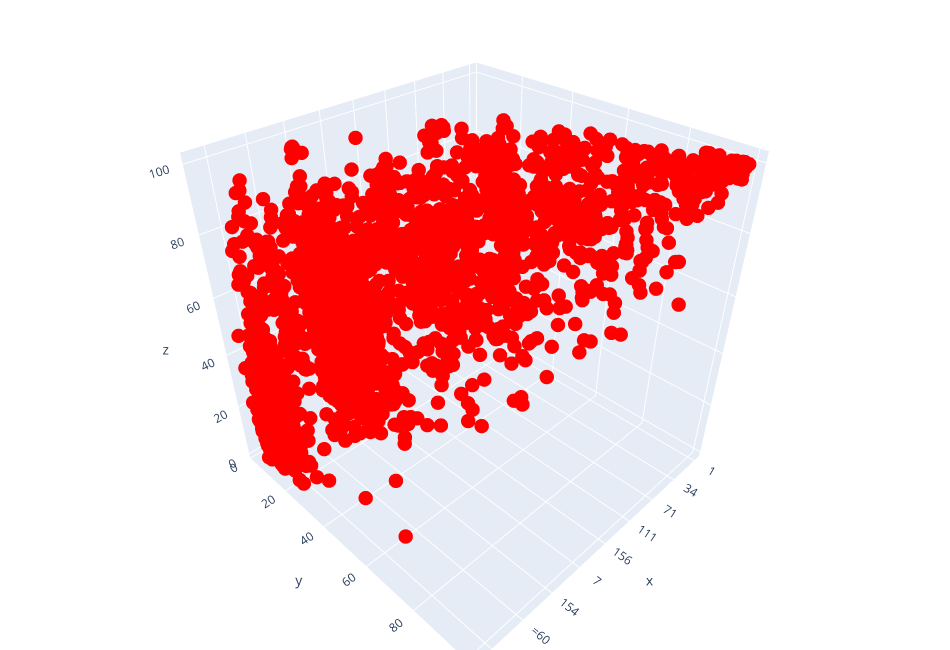

The notebook cell saved with this chart:
### Code cell
#3D Scatter
fig = go.Figure(
    go.Scatter3d(
        x = df_data['world_rank'],
        y = df_data['research'],
        z = df_data['citations'],
        mode = 'markers',
        marker = dict(
            size = 5,
            color = 'red'
        )
    )
)

fig.update_layout(
    width = 950,
    height = 650,
    margin = dict(
        l=0,
        r=0,
        b=0,
        t=0
    )
)
fig.show()

### Figure 1 — Plotly figure (JSON) as saved in the notebook; plotly's stock layout.template omitted (floating-point values rounded to 4 significant figures; data arrays with more than 128 entries replaced by an {"elided": "..."} marker saying what was removed)
{"data": [{"marker": {"color": "red", "size": 5}, "mode": "markers", "type": "scatter3d", "x": {"elided": "2603 str values"}, "y": {"elided": "2603 float values"}, "z": {"elided": "2603 float values"}}], "layout": {"height": 650, "margin": {"b": 0, "l": 0, "r": 0, "t": 0}, "width": 950}}
